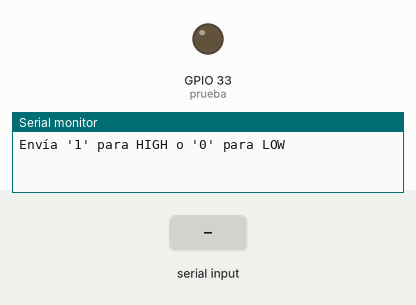
The sketch below on a simulated ESP32. On the bench: output pins drawn as LEDs (lit = HIGH), the last lines printed to the serial monitor. The inputs (shaded band) are chosen by the test bench.

Above: at 1.2 s.
1.3 s: "1" received over Serial
At 1.8 s:
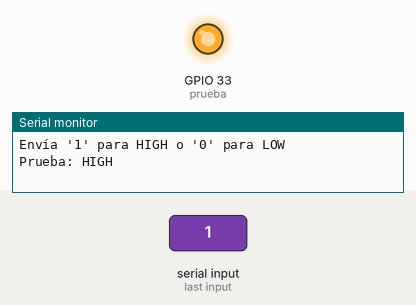
2.8 s: "0" received over Serial
At 4.2 s:
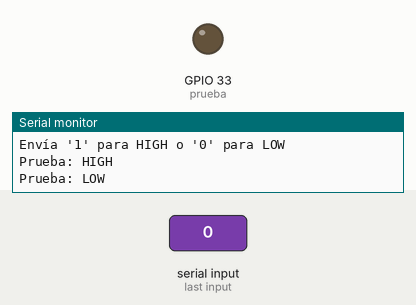
Timing chart, 0 to 5.8 s (numbered marks = the images above; inputs shaded):
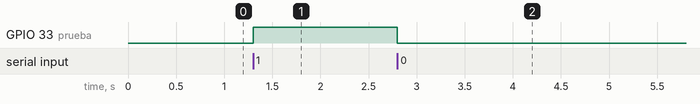

Measured:
- after the input at 1.3 s, GPIO 33 (prueba): LOW → HIGH at once
- after the input at 2.8 s, GPIO 33 (prueba): HIGH → LOW at once

The sketch:

Probando_salidas_digitales.ino
```cpp
// Programa para ESP32: escribir 1 o 0 en el pin D22 (GPIO22) mediante el monitor serie

const int prueba = 33; // GPIO22
void setup() {
  Serial.begin(115200);
  pinMode(prueba, OUTPUT);
  digitalWrite(prueba, LOW); // estado inicial
  Serial.println("Envía '1' para HIGH o '0' para LOW");
}

void loop() {
  if (Serial.available() > 0) {
    char c = Serial.read();
    // Ignorar saltos de línea/carriage return
    if (c == '1') {
      digitalWrite(prueba, HIGH);
      Serial.println("Prueba: HIGH");
    } else if (c == '0') {
      digitalWrite(prueba, LOW);
      Serial.println("Prueba: LOW");
    }
  }
}
```
